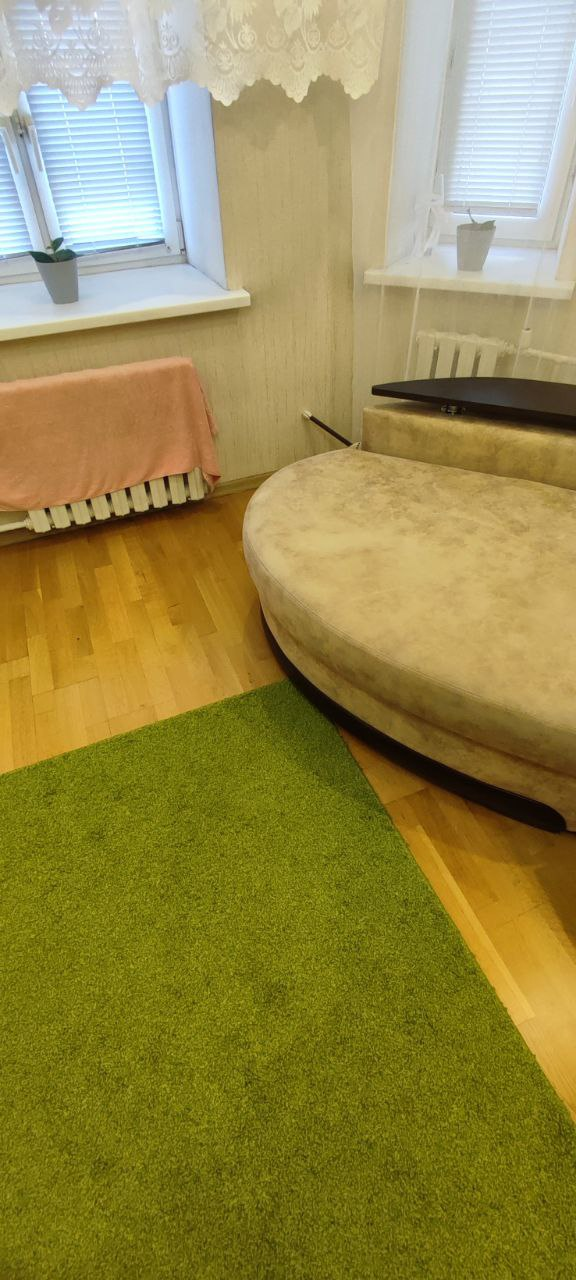
#> input picture photos/10_1.jpg, 576 x 1280 px
$ python -i utils.py   (imports and definitions only)
#> lines starting #> are read from the running program, lines starting #| are printed output that depends on the picture; after the words box and inside, x2 and y2 are one past the last pixel; in counts of white or black regions, pixels touching at a corner belong together
#> further down, picture is the input picture: shape (1280, 576, 3); mean B, G, R 74.3, 137.7, 150.7
import cv2
from stitching import Stitcher
import imutils
import numpy as np

# [28 lines left out: functions stitch, rotate_image, not called in this run]

def crop_and_resize(image: np.array) -> np.array:
    '''
    Функция обрезки изображения для удаления черных сегментов сверху и снизу

    :param image исходное изображение

    :return обрезанное изображение
    '''

    image = cv2.copyMakeBorder(image, 10, 10, 10, 10, cv2.BORDER_CONSTANT, (0,0,0))
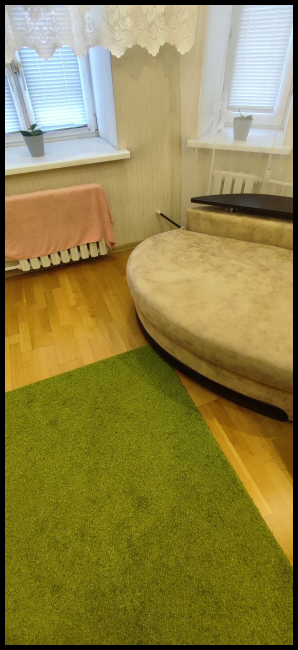
#> image: shape (1300, 596, 3) (shown at 1/2 size); mean of channels 0, 1, 2 70.7, 131.1, 143.4; drawn as B, G, R

    gray = cv2.cvtColor(image, cv2.COLOR_BGR2GRAY)
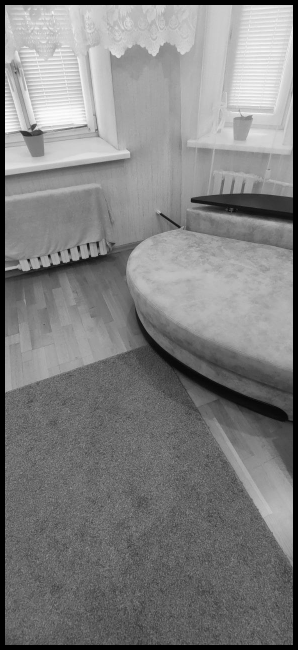
#> gray: shape (1300, 596) (shown at 1/2 size); min 0, max 254, mean 127.9
    thresh_img = cv2.threshold(gray, 0, 255 , cv2.THRESH_BINARY)[1]
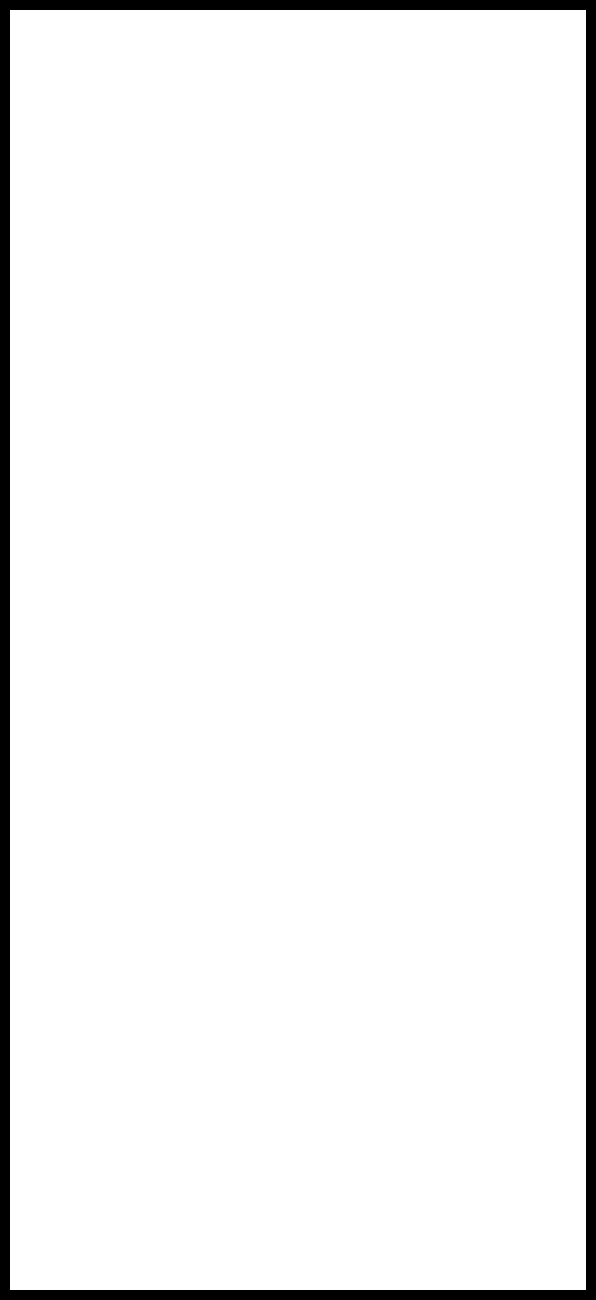
#> thresh_img: shape (1300, 596); 95.2% white; 1 black region

    contours = cv2.findContours(thresh_img.copy(), cv2.RETR_EXTERNAL, cv2.CHAIN_APPROX_SIMPLE)
#> contours = 1 contour; box (x1, y1, x2, y2) and area: (10, 10, 586, 1290) 735425

    contours = imutils.grab_contours(contours)
#> contours = [[[10, 10], [10, 1289], [585, 1289], [585, 10]]]
    areaOI = max(contours, key=cv2.contourArea)
#> areaOI = [[10, 10], [10, 1289], [585, 1289], [585, 10]]

    mask = np.zeros(thresh_img.shape, dtype="uint8")
    x, y, w, h = cv2.boundingRect(areaOI)
#> x = 10; y = 10; w = 576; h = 1280
    cv2.rectangle(mask, (x,y), (x + w, y + h), 255, -1)
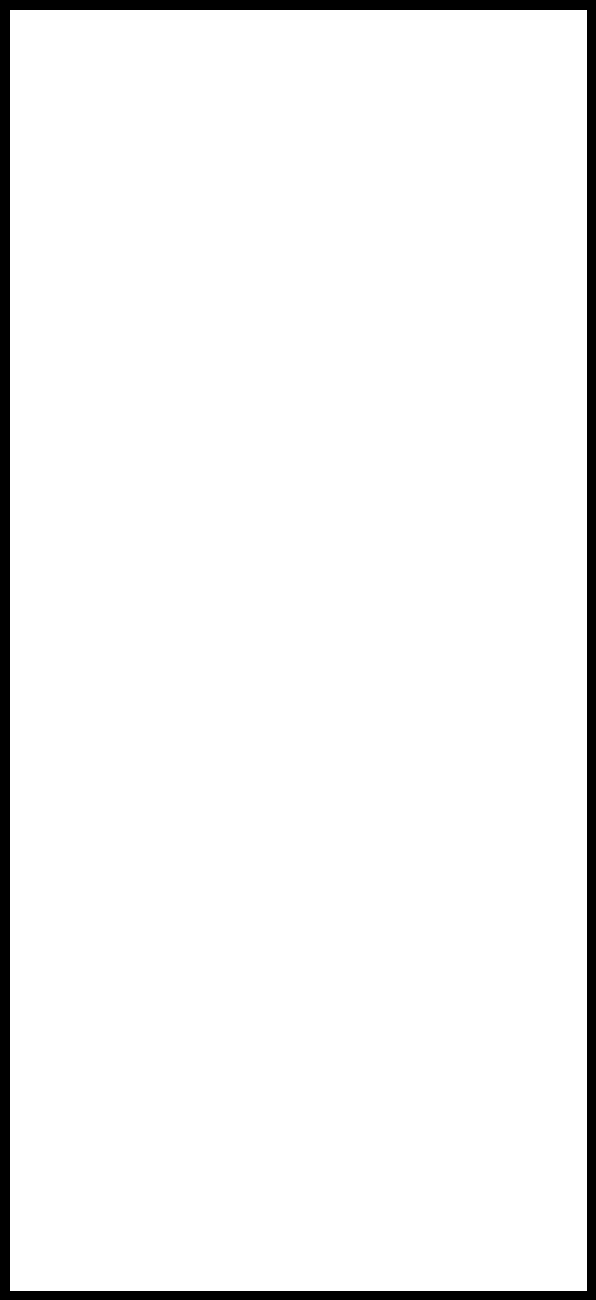
#> mask: shape (1300, 596); 95.4% white; 1 black region, box (x1, y1, x2, y2) and area: (0, 0, 596, 1300) 35663

    minRectangle = mask.copy()
    sub = mask.copy()

    while cv2.countNonZero(sub) > 0:
        minRectangle = cv2.erode(minRectangle, None)
        sub = cv2.subtract(minRectangle, thresh_img)
#> this loop made 1 pass
#> pass 1, in crop_and_resize, `minRectangle = cv2.erode(minRectangle, None)`:
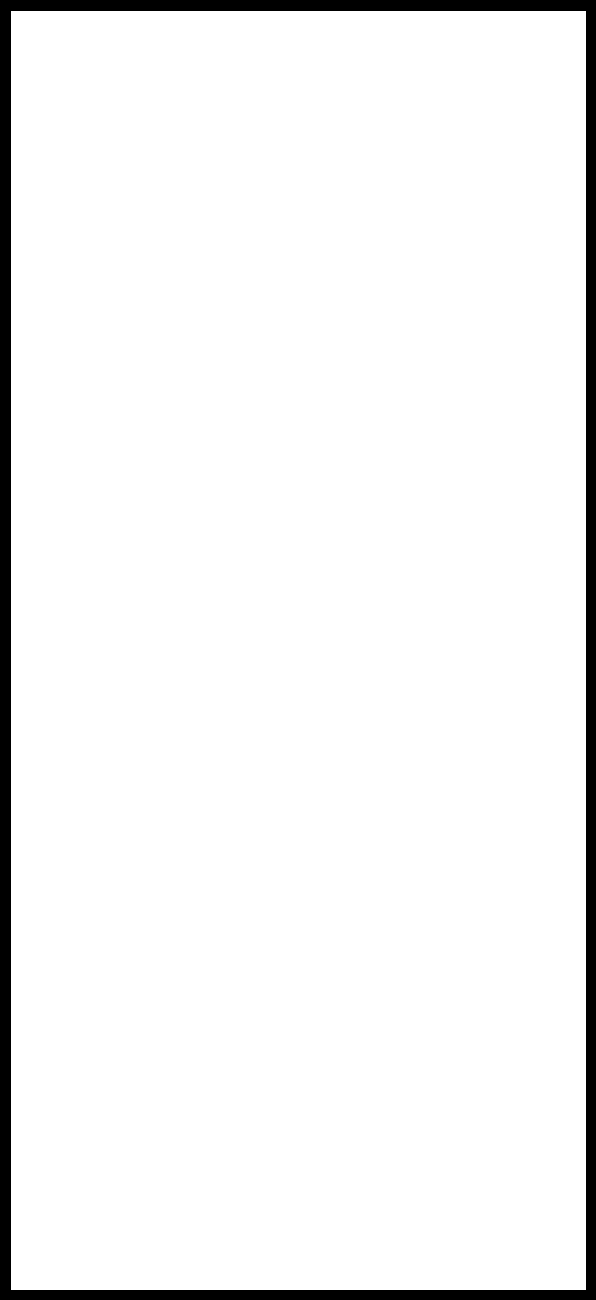
#> minRectangle: shape (1300, 596); 94.9% white; 1 black region

    contours = cv2.findContours(minRectangle.copy(), cv2.RETR_EXTERNAL, cv2.CHAIN_APPROX_SIMPLE)
#> contours = 1 contour; box (x1, y1, x2, y2) and area: (11, 11, 586, 1290) 733572

    contours = imutils.grab_contours(contours)
#> contours = [[[11, 11], [11, 1289], [585, 1289], [585, 11]]]
    areaOI = max(contours, key=cv2.contourArea)
#> areaOI = [[11, 11], [11, 1289], [585, 1289], [585, 11]]

    _, y, _, h = cv2.boundingRect(areaOI)
#> y = 11; h = 1279

    return image[y:y + h, x:x + w]

# [25 lines left out: function fill_right_bound, not called in this run]

>>> import cv2
>>> picture = cv2.imread('photos/10_1.jpg')
>>> result = crop_and_resize(picture)

$ run again, on photos/10_2.jpg
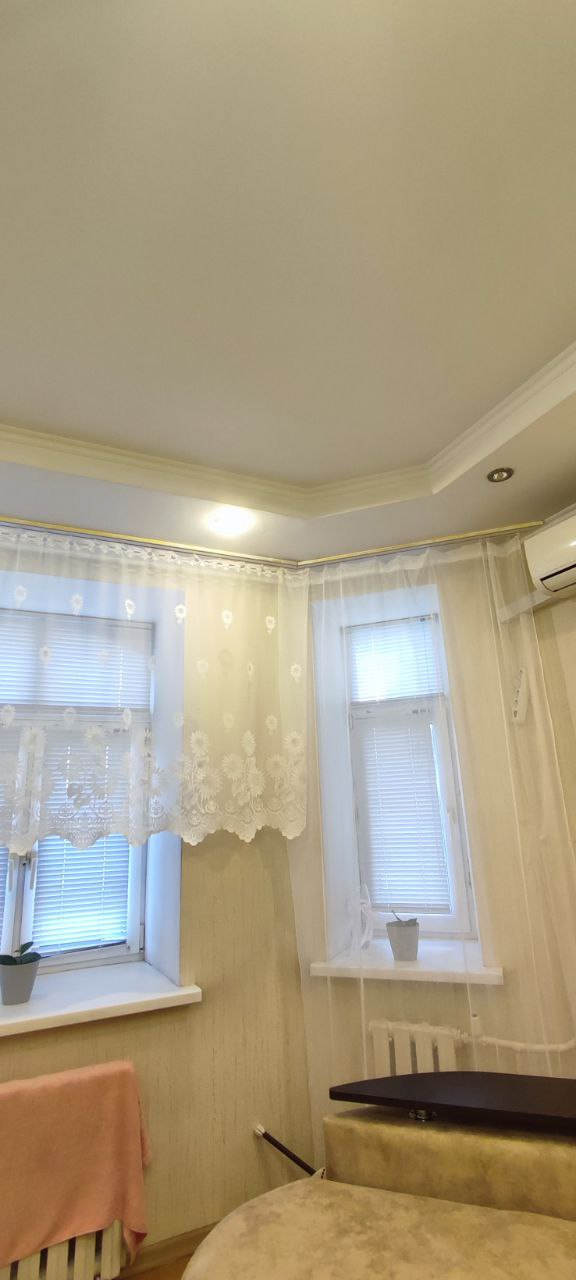
#> input picture photos/10_2.jpg, 576 x 1280 px
#> picture is the input picture: shape (1280, 576, 3); mean B, G, R 130.8, 156.5, 169.2
#> in crop_and_resize, `image = cv2.copyMakeBorder(image, 10, 10, 10, 10, cv2.BORDER_CONSTANT,..`:
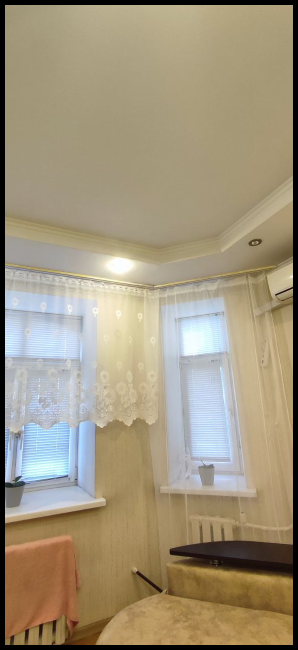
#> image: shape (1300, 596, 3) (shown at 1/2 size); mean of channels 0, 1, 2 124.5, 148.9, 161; drawn as B, G, R
#> in crop_and_resize, `gray = cv2.cvtColor(image, cv2.COLOR_BGR2GRAY)`:
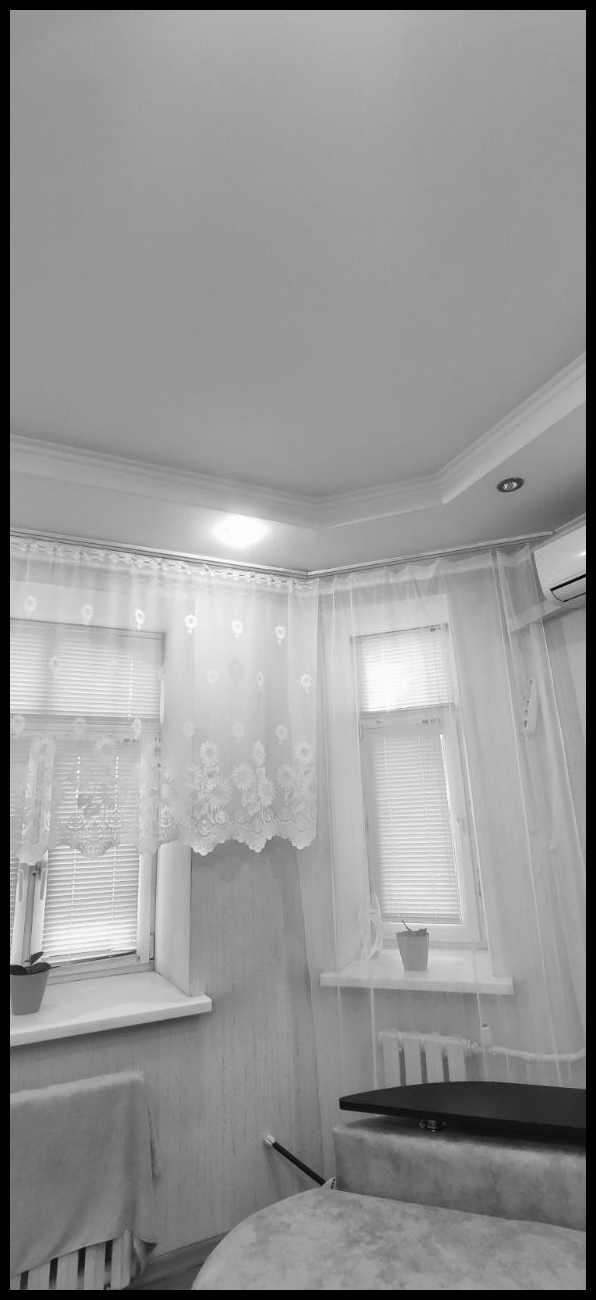
#> gray: shape (1300, 596); min 0, max 255, mean 149.8
#> thresh_img: shape (1300, 596); 95.2% white; 1 black region
#> in crop_and_resize, `contours = cv2.findContours(thresh_img.copy(), cv2.RETR_EXTERNAL, cv2...`: contours = 1 contour; box (x1, y1, x2, y2) and area: (10, 10, 586, 1290) 735425
#> in crop_and_resize, `contours = imutils.grab_contours(contours)`: contours = [[[10, 10], [10, 1289], [585, 1289], [585, 10]]]
#> in crop_and_resize, `areaOI = max(contours, key=cv2.contourArea)`: areaOI = [[10, 10], [10, 1289], [585, 1289], [585, 10]]
#> in crop_and_resize, `x, y, w, h = cv2.boundingRect(areaOI)`: x = 10; w = 576; h = 1280
#> mask: shape (1300, 596); 95.4% white; 1 black region, box (x1, y1, x2, y2) and area: (0, 0, 596, 1300) 35663
#> the loop in crop_and_resize, `while cv2.countNonZero(sub) > 0:` made 1 pass
#> in crop_and_resize, `contours = cv2.findContours(minRectangle.copy(), cv2.RETR_EXTERNAL, cv..`: contours = 1 contour; box (x1, y1, x2, y2) and area: (11, 11, 586, 1290) 733572
#> in crop_and_resize, `contours = imutils.grab_contours(contours)`: contours = [[[11, 11], [11, 1289], [585, 1289], [585, 11]]]
#> in crop_and_resize, `areaOI = max(contours, key=cv2.contourArea)`: areaOI = [[11, 11], [11, 1289], [585, 1289], [585, 11]]
#> in crop_and_resize, `_, y, _, h = cv2.boundingRect(areaOI)`: y = 11; h = 1279

$ run again, on photos/11_1.jpg
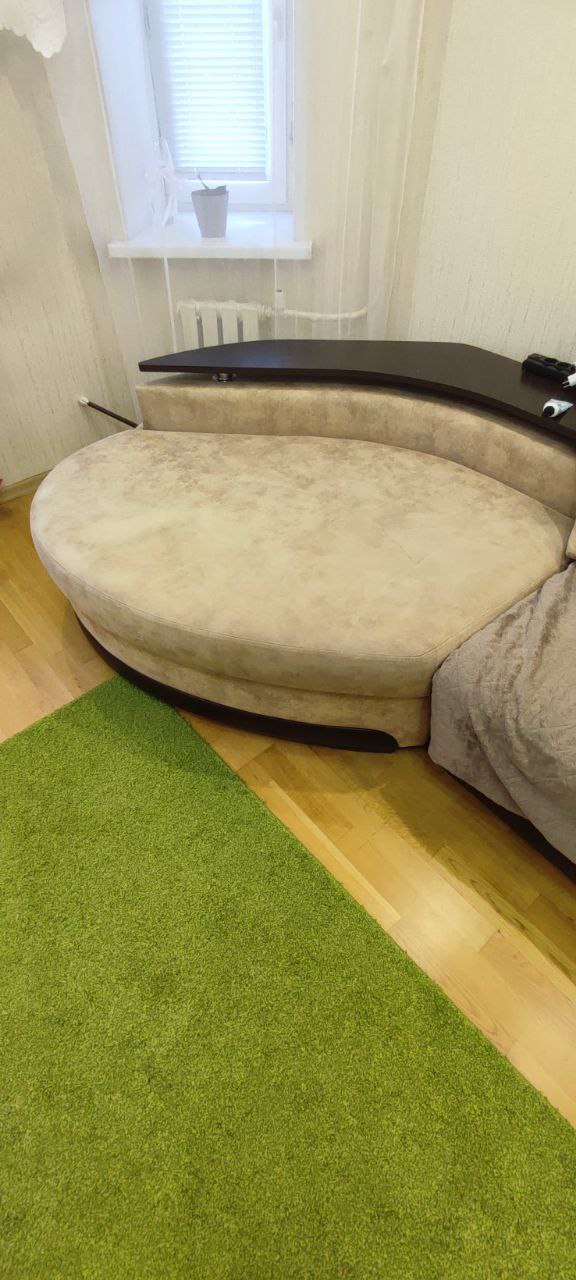
#> input picture photos/11_1.jpg, 576 x 1280 px
#> picture is the input picture: shape (1280, 576, 3); mean B, G, R 101.1, 153.3, 159.5
#> in crop_and_resize, `image = cv2.copyMakeBorder(image, 10, 10, 10, 10, cv2.BORDER_CONSTANT,..`:
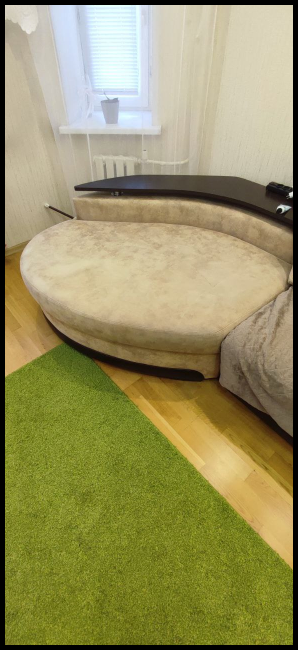
#> image: shape (1300, 596, 3) (shown at 1/2 size); mean of channels 0, 1, 2 96.2, 145.9, 151.8; drawn as B, G, R
#> in crop_and_resize, `gray = cv2.cvtColor(image, cv2.COLOR_BGR2GRAY)`:
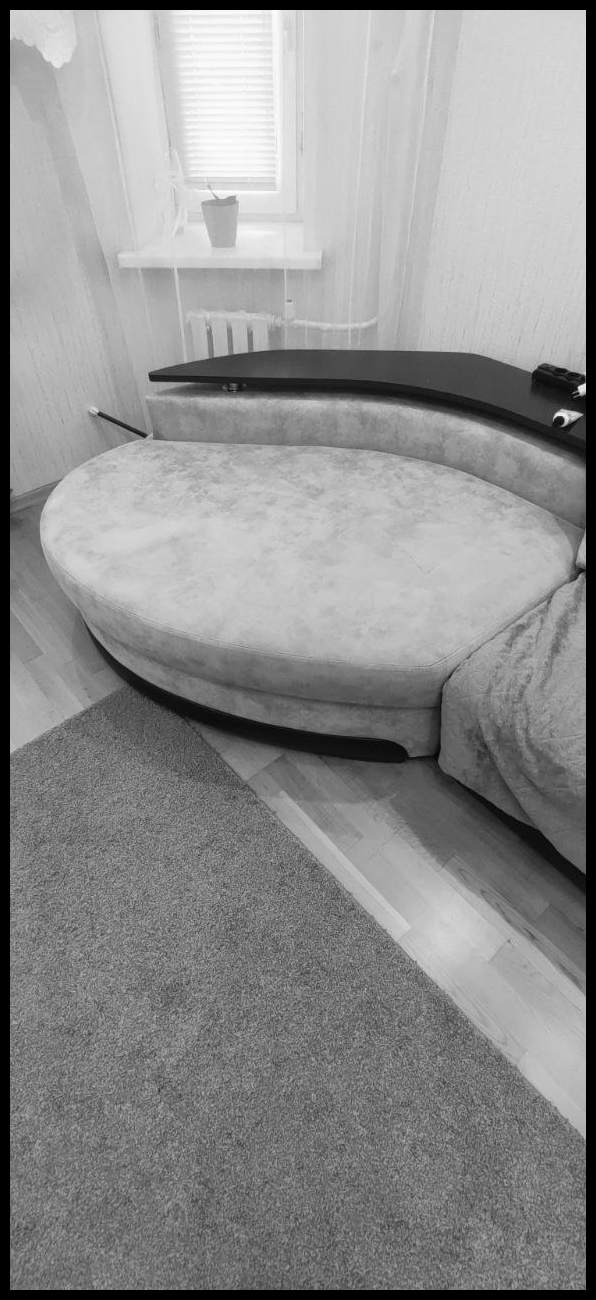
#> gray: shape (1300, 596); min 0, max 254, mean 141.9
#> thresh_img: shape (1300, 596); 95.2% white; 1 black region
#> in crop_and_resize, `contours = cv2.findContours(thresh_img.copy(), cv2.RETR_EXTERNAL, cv2...`: contours = 1 contour; box (x1, y1, x2, y2) and area: (10, 10, 586, 1290) 735425
#> in crop_and_resize, `contours = imutils.grab_contours(contours)`: contours = [[[10, 10], [10, 1289], [585, 1289], [585, 10]]]
#> in crop_and_resize, `areaOI = max(contours, key=cv2.contourArea)`: areaOI = [[10, 10], [10, 1289], [585, 1289], [585, 10]]
#> in crop_and_resize, `x, y, w, h = cv2.boundingRect(areaOI)`: x = 10; w = 576; h = 1280
#> mask: shape (1300, 596); 95.4% white; 1 black region, box (x1, y1, x2, y2) and area: (0, 0, 596, 1300) 35663
#> the loop in crop_and_resize, `while cv2.countNonZero(sub) > 0:` made 1 pass
#> in crop_and_resize, `contours = cv2.findContours(minRectangle.copy(), cv2.RETR_EXTERNAL, cv..`: contours = 1 contour; box (x1, y1, x2, y2) and area: (11, 11, 586, 1290) 733572
#> in crop_and_resize, `contours = imutils.grab_contours(contours)`: contours = [[[11, 11], [11, 1289], [585, 1289], [585, 11]]]
#> in crop_and_resize, `areaOI = max(contours, key=cv2.contourArea)`: areaOI = [[11, 11], [11, 1289], [585, 1289], [585, 11]]
#> in crop_and_resize, `_, y, _, h = cv2.boundingRect(areaOI)`: y = 11; h = 1279
